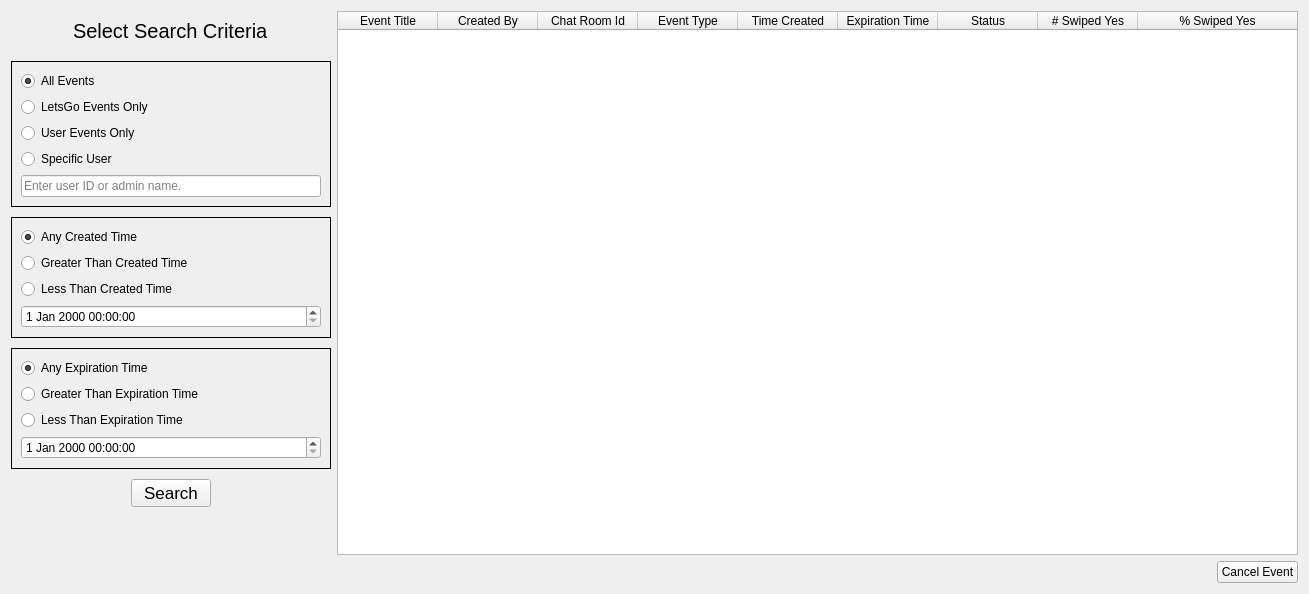
<?xml version="1.0" encoding="UTF-8"?>
<ui version="4.0">
 <class>CancelEventWindow</class>
 <widget class="QWidget" name="CancelEventWindow">
  <property name="geometry">
   <rect>
    <x>0</x>
    <y>0</y>
    <width>1309</width>
    <height>594</height>
   </rect>
  </property>
  <property name="windowTitle">
   <string>CancelEventWindow</string>
  </property>
  <layout class="QHBoxLayout" name="horizontalLayout_3">
   <item>
    <layout class="QVBoxLayout" name="searchCriteriaVerticalLayout">
     <property name="spacing">
      <number>10</number>
     </property>
     <item>
      <layout class="QHBoxLayout" name="titleHorizontalLayout">
       <property name="topMargin">
        <number>8</number>
       </property>
       <property name="bottomMargin">
        <number>8</number>
       </property>
       <item>
        <widget class="QLabel" name="titleLabel">
         <property name="sizePolicy">
          <sizepolicy hsizetype="Fixed" vsizetype="Preferred">
           <horstretch>0</horstretch>
           <verstretch>0</verstretch>
          </sizepolicy>
         </property>
         <property name="font">
          <font>
           <pointsize>15</pointsize>
          </font>
         </property>
         <property name="text">
          <string>Select Search Criteria</string>
         </property>
        </widget>
       </item>
      </layout>
     </item>
     <item>
      <widget class="QFrame" name="eventTypeSelectionVerticalFrame">
       <property name="frameShape">
        <enum>QFrame::Box</enum>
       </property>
       <layout class="QVBoxLayout" name="createdByCriteriaVerticalLayout">
        <item>
         <widget class="QRadioButton" name="allEventsRadioButton">
          <property name="text">
           <string>All Events</string>
          </property>
          <property name="checked">
           <bool>true</bool>
          </property>
         </widget>
        </item>
        <item>
         <widget class="QRadioButton" name="letsGoEventsOnlyRadioButton">
          <property name="text">
           <string>LetsGo Events Only</string>
          </property>
         </widget>
        </item>
        <item>
         <widget class="QRadioButton" name="userEventsOnlyRadioButton">
          <property name="text">
           <string>User Events Only</string>
          </property>
         </widget>
        </item>
        <item>
         <widget class="QRadioButton" name="specificUserRadioButton">
          <property name="text">
           <string>Specific User</string>
          </property>
         </widget>
        </item>
        <item>
         <widget class="QLineEdit" name="eventTypeSelectionLineEdit">
          <property name="sizePolicy">
           <sizepolicy hsizetype="Minimum" vsizetype="Fixed">
            <horstretch>0</horstretch>
            <verstretch>0</verstretch>
           </sizepolicy>
          </property>
          <property name="minimumSize">
           <size>
            <width>300</width>
            <height>0</height>
           </size>
          </property>
          <property name="placeholderText">
           <string>Enter user ID or admin name.</string>
          </property>
         </widget>
        </item>
       </layout>
      </widget>
     </item>
     <item>
      <widget class="QFrame" name="createdTimeVerticalFrame">
       <property name="frameShape">
        <enum>QFrame::Box</enum>
       </property>
       <layout class="QVBoxLayout" name="createdTimeCriteriaVerticalLayout">
        <item>
         <widget class="QRadioButton" name="anyCreatedTimeRadioButton">
          <property name="text">
           <string>Any Created Time</string>
          </property>
          <property name="checked">
           <bool>true</bool>
          </property>
         </widget>
        </item>
        <item>
         <widget class="QRadioButton" name="greaterThanCreatedTimeRadioButton">
          <property name="text">
           <string>Greater Than Created Time</string>
          </property>
         </widget>
        </item>
        <item>
         <widget class="QRadioButton" name="lessThanCreatedTimeRadioButton">
          <property name="text">
           <string>Less Than Created Time</string>
          </property>
         </widget>
        </item>
        <item>
         <widget class="QDateTimeEdit" name="createdTimeDateTimeEdit"/>
        </item>
       </layout>
      </widget>
     </item>
     <item>
      <widget class="QFrame" name="expirationTimeVerticalFrame">
       <property name="frameShape">
        <enum>QFrame::Box</enum>
       </property>
       <layout class="QVBoxLayout" name="expirationTimeCriteriaVerticalLayout">
        <item>
         <widget class="QRadioButton" name="anyExpirationTimeRadioButton">
          <property name="text">
           <string>Any Expiration Time</string>
          </property>
          <property name="checked">
           <bool>true</bool>
          </property>
         </widget>
        </item>
        <item>
         <widget class="QRadioButton" name="greaterThanExpirationTimeRadioButton">
          <property name="text">
           <string>Greater Than Expiration Time</string>
          </property>
         </widget>
        </item>
        <item>
         <widget class="QRadioButton" name="lessThanExpirationTimeRadioButton">
          <property name="text">
           <string>Less Than Expiration Time</string>
          </property>
         </widget>
        </item>
        <item>
         <widget class="QDateTimeEdit" name="expirationTimeDateTimeEdit"/>
        </item>
       </layout>
      </widget>
     </item>
     <item>
      <layout class="QHBoxLayout" name="searchButtonHorizontalLayout">
       <item>
        <widget class="QPushButton" name="searchPushButton">
         <property name="sizePolicy">
          <sizepolicy hsizetype="Fixed" vsizetype="Fixed">
           <horstretch>0</horstretch>
           <verstretch>0</verstretch>
          </sizepolicy>
         </property>
         <property name="font">
          <font>
           <pointsize>13</pointsize>
          </font>
         </property>
         <property name="text">
          <string>Search</string>
         </property>
        </widget>
       </item>
      </layout>
     </item>
     <item>
      <spacer name="searchCriteriaVerticalSpacer">
       <property name="orientation">
        <enum>Qt::Vertical</enum>
       </property>
       <property name="sizeHint" stdset="0">
        <size>
         <width>20</width>
         <height>40</height>
        </size>
       </property>
      </spacer>
     </item>
    </layout>
   </item>
   <item>
    <layout class="QVBoxLayout" name="displayEventsVerticalLayout">
     <item>
      <widget class="QTreeWidget" name="displayEventsTreeWidget">
       <property name="indentation">
        <number>5</number>
       </property>
       <property name="headerHidden">
        <bool>false</bool>
       </property>
       <property name="columnCount">
        <number>9</number>
       </property>
       <attribute name="headerVisible">
        <bool>true</bool>
       </attribute>
       <column>
        <property name="text">
         <string notr="true">Event Title</string>
        </property>
        <property name="textAlignment">
         <set>AlignCenter</set>
        </property>
       </column>
       <column>
        <property name="text">
         <string>Created By</string>
        </property>
        <property name="textAlignment">
         <set>AlignCenter</set>
        </property>
       </column>
       <column>
        <property name="text">
         <string>Chat Room Id</string>
        </property>
        <property name="textAlignment">
         <set>AlignCenter</set>
        </property>
       </column>
       <column>
        <property name="text">
         <string>Event Type</string>
        </property>
        <property name="textAlignment">
         <set>AlignCenter</set>
        </property>
       </column>
       <column>
        <property name="text">
         <string>Time Created</string>
        </property>
        <property name="textAlignment">
         <set>AlignCenter</set>
        </property>
       </column>
       <column>
        <property name="text">
         <string>Expiration Time</string>
        </property>
        <property name="textAlignment">
         <set>AlignCenter</set>
        </property>
       </column>
       <column>
        <property name="text">
         <string>Status</string>
        </property>
        <property name="textAlignment">
         <set>AlignCenter</set>
        </property>
       </column>
       <column>
        <property name="text">
         <string># Swiped Yes</string>
        </property>
        <property name="textAlignment">
         <set>AlignCenter</set>
        </property>
       </column>
       <column>
        <property name="text">
         <string>% Swiped Yes</string>
        </property>
        <property name="textAlignment">
         <set>AlignCenter</set>
        </property>
       </column>
      </widget>
     </item>
     <item>
      <layout class="QHBoxLayout" name="cancelEventHorizontalLayout">
       <item>
        <spacer name="cancelEventHorizontalSpacer">
         <property name="orientation">
          <enum>Qt::Horizontal</enum>
         </property>
         <property name="sizeHint" stdset="0">
          <size>
           <width>40</width>
           <height>20</height>
          </size>
         </property>
        </spacer>
       </item>
       <item>
        <widget class="QPushButton" name="cancelEventPushButton">
         <property name="text">
          <string>Cancel Event</string>
         </property>
        </widget>
       </item>
      </layout>
     </item>
    </layout>
   </item>
  </layout>
 </widget>
 <resources/>
 <connections/>
</ui>
